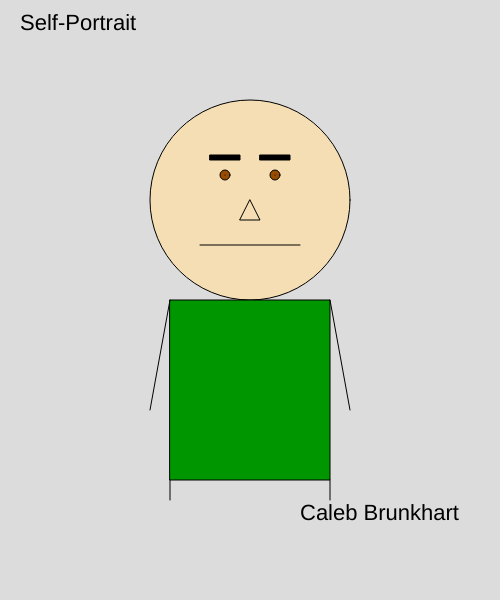
Frame 1 (no input)
Frame 60 (no input): identical to frame 1, image omitted
Frame 120 (the mouse pressed at the canvas centre since frame 60): identical to frame 1, image omitted

The p5.js sketch that drew this single still picture (run headless with seeded random() and noise() and a simulated clock; from frame 60 on, the mouse is pressed at the canvas centre):

// p5.js sketch
// ── sketch.js
function setup() {
    createCanvas(500, 600);
}

function draw() {
    background(220);

    textSize(22)
    text('Self-Portrait', 20, 30)

    //head
    fill(245, 222, 179);
    circle(250, 200, 200);

    //eyebrows
    fill(0, 0, 0);
    rect(210, 155, 30, 5);
    rect(260, 155, 30, 5);

    //mouth
    line(200, 245, 300, 245);

    //eyes
    fill(150, 75, 0);
    circle(225, 175, 10);
    circle(275, 175, 10);
    point(225, 175);
    point(275, 175);

    //nose
    fill(245, 222, 179);
    triangle(240, 220, 260, 220, 250, 200);

    //body
    fill(0, 150, 0)
    rect(170, 300, 160, 180)
    line(170, 300, 150, 410)
    line(330, 300, 350, 410)
    line(170, 480, 170, 500)
    line(330, 480, 330, 500)

    fill(0, 0, 0)
    text('Caleb Brunkhart', 300, 520)
}
